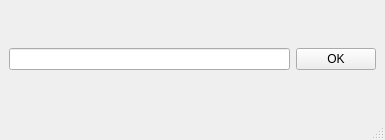
<?xml version="1.0" encoding="UTF-8"?>
<ui version="4.0">
 <class>passwordWindow</class>
 <widget class="QMainWindow" name="passwordWindow">
  <property name="geometry">
   <rect>
    <x>0</x>
    <y>0</y>
    <width>385</width>
    <height>140</height>
   </rect>
  </property>
  <property name="windowTitle">
   <string>Enter Password</string>
  </property>
  <property name="windowIcon">
   <iconset>
    <normaloff>proMan.ico</normaloff>proMan.ico</iconset>
  </property>
  <widget class="QWidget" name="centralwidget">
   <layout class="QVBoxLayout" name="verticalLayout">
    <item>
     <layout class="QHBoxLayout" name="horizontalLayout">
      <item>
       <widget class="QLineEdit" name="lin_pass">
        <property name="text">
         <string/>
        </property>
        <property name="echoMode">
         <enum>QLineEdit::Normal</enum>
        </property>
        <property name="readOnly">
         <bool>false</bool>
        </property>
       </widget>
      </item>
      <item>
       <widget class="QPushButton" name="but_OK">
        <property name="enabled">
         <bool>true</bool>
        </property>
        <property name="text">
         <string>OK</string>
        </property>
       </widget>
      </item>
     </layout>
    </item>
   </layout>
  </widget>
  <widget class="QMenuBar" name="menubar">
   <property name="geometry">
    <rect>
     <x>0</x>
     <y>0</y>
     <width>385</width>
     <height>21</height>
    </rect>
   </property>
  </widget>
  <widget class="QStatusBar" name="statusbar"/>
 </widget>
 <resources/>
 <connections/>
</ui>
